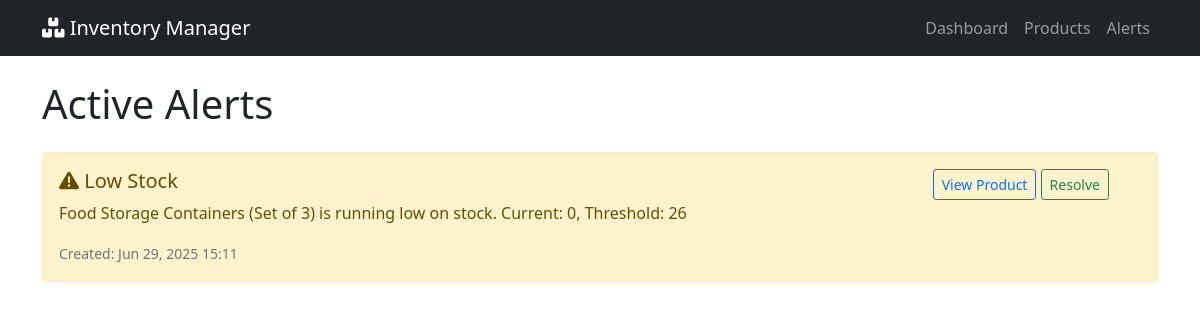
The app's page /alerts/ with its own data.
### inventory/models.py (models this page shows, shortened)
class StockAlert(models.Model):
    ALERT_TYPES = [
        ('LOW_STOCK', 'Low Stock'),
        ('RESTOCK_NEEDED', 'Restock Needed'),
        ('STOCKOUT_PREDICTED', 'Stockout Predicted'),
    ]
    product = models.ForeignKey(Product, on_delete=models.CASCADE, related_name='alerts')
    alert_type = models.CharField(max_length=20, choices=ALERT_TYPES)
    message = models.TextField()
    is_active = models.BooleanField(default=True)
    created_at = models.DateTimeField(auto_now_add=True)
    resolved_at = models.DateTimeField(null=True, blank=True)
    class Meta:
        ordering = ['-created_at']

### inventory/views.py (the view)
# urls.py: path('alerts/', views.alerts_view, name='alerts'),
def alerts_view(request):
    alerts = StockAlert.objects.filter(is_active=True)
    return render(request, 'inventory/alerts.html', {'alerts': alerts})

### inventory/templates/inventory/alerts.html (shortened to what this page needs)
{% extends 'inventory/base.html' %}
{% block content %}
<div class="row">
    <div class="col-md-12">
        <h1 class="mb-4">Active Alerts</h1>
    </div>
</div>
<div class="row">
    <div class="col-md-12">
        {% if alerts %}
            {% for alert in alerts %}
                <div class="alert alert-{% if alert.alert_type == 'LOW_STOCK' %}warning{% elif alert.alert_type == 'RESTOCK_NEEDED' %}danger{% else %}info{% endif %} alert-dismissible">
                    <div class="d-flex justify-content-between align-items-start">
                        <div>
                            <h5>
                                <i class="fas fa-{% if alert.alert_type == 'LOW_STOCK' %}exclamation-triangle{% elif alert.alert_type == 'RESTOCK_NEEDED' %}truck{% else %}info-circle{% endif %}"></i>
                                {{ alert.get_alert_type_display }}
                            </h5>
                            <p>{{ alert.message }}</p>
                            <small class="text-muted">Created: {{ alert.created_at|date:"M d, Y H:i" }}</small>
                        </div>
                        <div>
                            <a href="{% url 'product_detail' alert.product.pk %}" class="btn btn-sm btn-outline-primary">View Product</a>
                            <a href="{% url 'resolve_alert' alert.pk %}" class="btn btn-sm btn-outline-success">Resolve</a>
                        </div>
                    </div>
                </div>
            {% endfor %}
        {% else %}
            <div class="alert alert-success">
                <h5><i class="fas fa-check-circle"></i> All Clear!</h5>
                <p>No active alerts at this time.</p>
            </div>
        {% endif %}
    </div>
</div>
{% endblock %}

### records on screen
StockAlert: alert_type "Low Stock", message "Food Storage Containers (Set of 3) is running low on stock. Current: 0, Threshold: 26", created_at "Jun 29, 2025 15:11"
